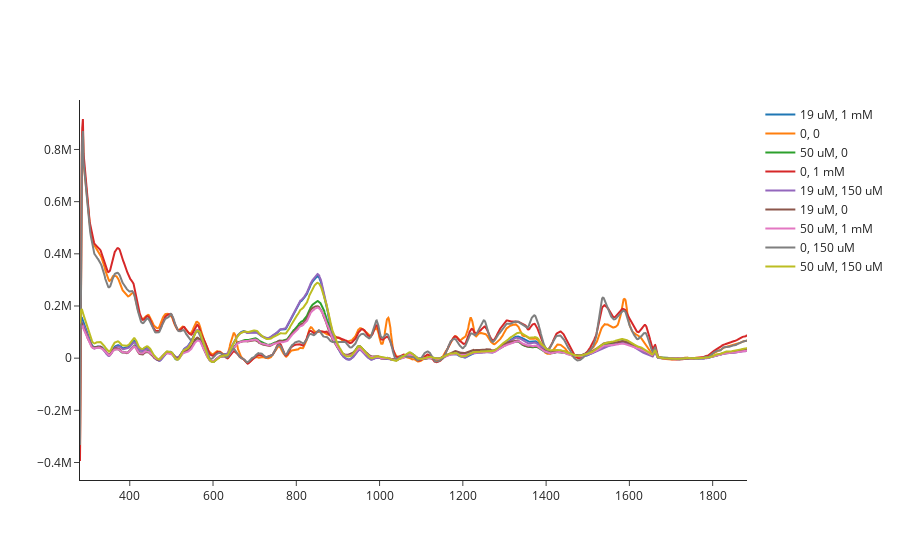

This figure's notebook cell:
### Code cell
#Few spectra, averaged by sample group
df=ys
mydic=namedic
x=x
traces=[]
for sample_group in list(set(mydic.values())): #grab each sample group
    ids=[idx for idx, label in mydic.items() if label == sample_group] #Get the sample ids for specificed label
    existing_ids=list(set(ids).intersection(df.index)) #Filter out ids that do not occur in the DF
    # print(len(ids), len(existing_ids))
    # Get the average
    if existing_ids:
        ave=df.loc[existing_ids].mean() #Find average of all spectra with same label
        std=df.loc[existing_ids].std() #Calcuate the standard deviation
        traces.append(go.Scatter(y=ave, x=x, name=sample_group))
    else:
        print(f'No samples in DF for {sample_group}')
fig=go.Figure(traces)
fig.update_layout(template='simple_white')
fig.show()

### Figure 1 — Plotly figure (JSON) as saved in the notebook; plotly's stock layout.template omitted (floating-point values rounded to 4 significant figures; data arrays with more than 128 entries replaced by an {"elided": "..."} marker saying what was removed)
{"data": [{"name": "19 uM, 1 mM", "type": "scatter", "x": {"elided": "1294 float values"}, "y": {"elided": "1294 float values"}}, {"name": "0, 0", "type": "scatter", "x": {"elided": "1294 float values"}, "y": {"elided": "1294 float values"}}, {"name": "50 uM, 0", "type": "scatter", "x": {"elided": "1294 float values"}, "y": {"elided": "1294 float values"}}, {"name": "0, 1 mM", "type": "scatter", "x": {"elided": "1294 float values"}, "y": {"elided": "1294 float values"}}, {"name": "19 uM, 150 uM", "type": "scatter", "x": {"elided": "1294 float values"}, "y": {"elided": "1294 float values"}}, {"name": "19 uM, 0", "type": "scatter", "x": {"elided": "1294 float values"}, "y": {"elided": "1294 float values"}}, {"name": "50 uM, 1 mM", "type": "scatter", "x": {"elided": "1294 float values"}, "y": {"elided": "1294 float values"}}, {"name": "0, 150 uM", "type": "scatter", "x": {"elided": "1294 float values"}, "y": {"elided": "1294 float values"}}, {"name": "50 uM, 150 uM", "type": "scatter", "x": {"elided": "1294 float values"}, "y": {"elided": "1294 float values"}}], "layout": {}}
